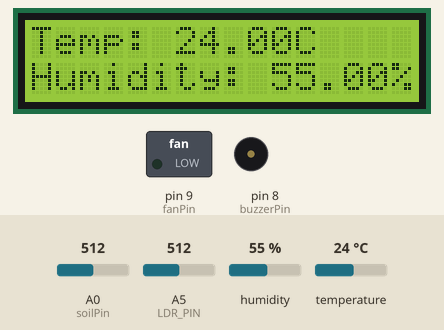
Recording of a sketch running on a simulated Arduino Uno, built with avr-gcc and run on an emulated ATmega328P. Parts: 16×2 character LCD, switched loads named in the sketch (green lamp = pin HIGH), buzzer (waves = sounding, pin HIGH). The test bench sets the inputs (shaded band); at power-on: A0 (soilPin) = 512, temperature 24 °C, A5 (LDR_PIN) = 512, humidity 55 %. What the sketch prints to the serial monitor is not drawn.

Above: at 1.2 s.
1.3 s: A0 (soilPin) set to 922
At 3.9 s:
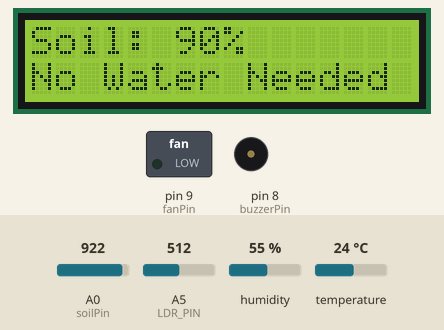
7.4 s: A0 (soilPin) set to 939
At 9.3 s:
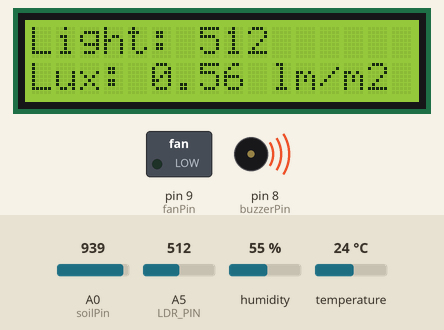
13.5 s: temperature set to 29 °C
At 15.4 s:
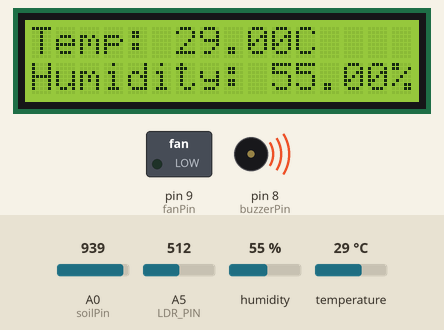
19.6 s: temperature set to 32 °C
At 22.1 s:
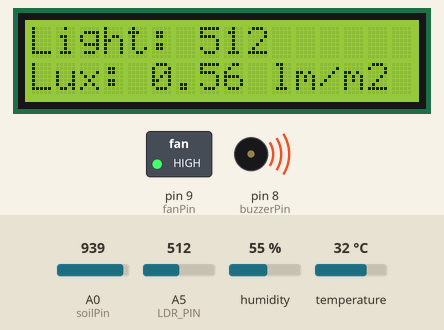
25.7 s: A0 (soilPin) set to 716
At 26.7 s:
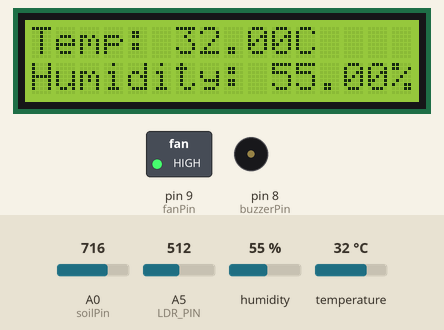
31.8 s: A5 (LDR_PIN) set to 716
At 32.9 s:
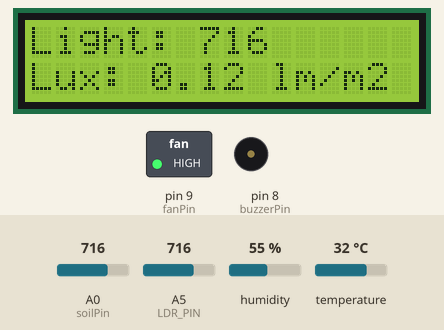
Timing chart, 0 to 34.8 s (numbered marks = the images above; inputs shaded):
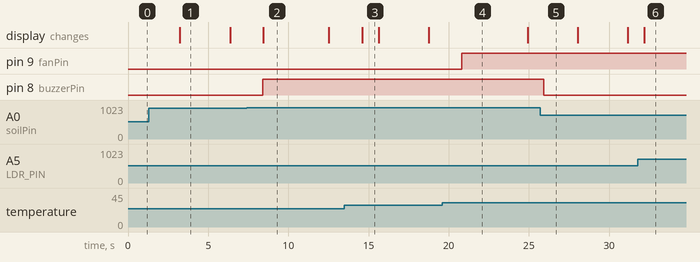

The sketch:

StandAloneMonitoringWithLCD.ino
```cpp
// Include required libraries
#include <Wire.h> // I2C communication protocol library
#include <LiquidCrystal_I2C.h> // LCD library
#include <DHT.h> // DHT11 temperature and humidity sensor library

// Define DHT11 sensor digital pin and type
#define DHTPIN 11
#define DHTTYPE DHT11

// Initialize DHT11 and LCD modules
DHT dht(DHTPIN, DHTTYPE);
LiquidCrystal_I2C lcd(0x27, 16, 2);

// Define analog input pins for sensors and digital output pins for fan and buzzer
const int soilPin = A0;
const int buzzerPin = 8;
const int fanPin = 9;
const int LDR_PIN = A5;

enum DisplayMode {
  TMPHUMI, PERCENTMOISTURE, LIGHT
};

DisplayMode currentDisplay = TMPHUMI;
unsigned long displayTimer = 0;

void setup() {


  Serial.begin(115200); // Start serial communication
  dht.begin(); // Start DHT11 sensor

  lcd.init(); // Initialize LCD module
  lcd.backlight(); // Turn on LCD backlight

  pinMode(buzzerPin, OUTPUT); // Set the buzzer pin as an output
  pinMode(fanPin, OUTPUT); // Set the fan pin as an output
  pinMode(LDR_PIN, INPUT); // Set the LDR pin as an input
}

void loop() {


  float h = dht.readHumidity(); // Read humidity value from DHT11
  float t = dht.readTemperature(); // Read temperature value from DHT11
   // Turn on the fan if the temperature is over 30°C
  if (t > 30) {
    digitalWrite(fanPin, HIGH); // Turn on the fan
  } else {
    digitalWrite(fanPin, LOW); // Turn off the fan
  }

   // Read soil moisture sensor value
  int soilMoisture = analogRead(soilPin);
  // Convert analog value to percentage
  int percentMoisture = map(soilMoisture, 0, 1023, 0, 100);

  if (percentMoisture > 90) {
    digitalWrite(buzzerPin, HIGH); // Turn on the buzzer
  }
  else{
    digitalWrite(buzzerPin, LOW); // Turn off the buzzer
  }

    // Read analog value from LDR pin
  int ldrValue = analogRead(LDR_PIN);

  // Convert analog reading of a photoresistor to a voltage reading and calculate Lux value
  float voltage = analogRead(A0) * (5.0 / 1023.0); // Read voltage from analog pin and convert to volts
  float lux = 500 / ((10000 * (5 - voltage)) / voltage); // Calculate the Lux value assuming a 10K Ohm resistor

   if (millis() - displayTimer >= 3000) {
    displayTimer = millis();
    currentDisplay = static_cast<DisplayMode>((static_cast<int>(currentDisplay) + 1) % 4);
  }


  // Check if the DHT11 sensor reading is valid
  if (isnan(h) || isnan(t)) {
    lcd.print("Failed DHT sensor!");
  }
  else{
    switch(currentDisplay){
      case TMPHUMI:
      // Display temperature and humidity on LCD
    lcd.clear();
    lcd.setCursor(0, 0);
    lcd.print("Temp: "+ String(t)+("C"));
    lcd.setCursor(0, 1);
    lcd.print("Humidity: "+ String(h)+("%"));
      break;
      case PERCENTMOISTURE:
      // Display soil moisture and watering status on LCD
    lcd.clear();
    lcd.setCursor(0, 0);
    lcd.print("Soil: " +String(percentMoisture)+ ("%"));
    if(percentMoisture > 90){
      lcd.setCursor(0, 1);
    lcd.print("Need Water");
    }
    else{
    lcd.setCursor(0, 1);
    lcd.print("No Water Needed");
    }
      break;
      case LIGHT:
      // Set cursor position on first row, first column of LCD display and print light intensity value
    lcd.setCursor(0, 0);
    lcd.print("Light: "+String(ldrValue));
    // Set cursor position on second row, first column of LCD display and print Lux value
    lcd.setCursor(0, 1);
    lcd.print("Lux: "+ String(lux)+(" lm/m2")); // Print Lux value with units
      break;

    }
  }

   // Print temperature and humidity values to the serial monitor
  Serial.print("Humidity: ");
  Serial.print(h);
  Serial.print("% Temperature: ");
  Serial.print(t);
  Serial.println("°C");
    // Print soil moisture percentage value to Serial Monitor
  Serial.print("Soil : ");
  Serial.print(percentMoisture);
  Serial.println("%");
  delay(1000);
}
```

Measured:
- the behaviour switches between 930 and 931 on A0 (soilPin) (found by bisection; images 1 and 2)
- the behaviour switches between 30 and 31 °C on temperature (found by bisection; images 3 and 4)
- after the input at 7.4 s, pin 8 (buzzerPin): LOW → HIGH after 1.0 s; the display: changes after 1.0 s (image 2)
- after the input at 19.6 s, pin 9 (fanPin): LOW → HIGH after 1.2 s
- after the input at 25.7 s, pin 8 (buzzerPin): HIGH → LOW after 0.22 s
- after the input at 31.8 s, the display: changes after 0.40 s (image 6)
- what the display in image 1 shows lasts 3.2 s, from 3.2 s to 6.4 s
